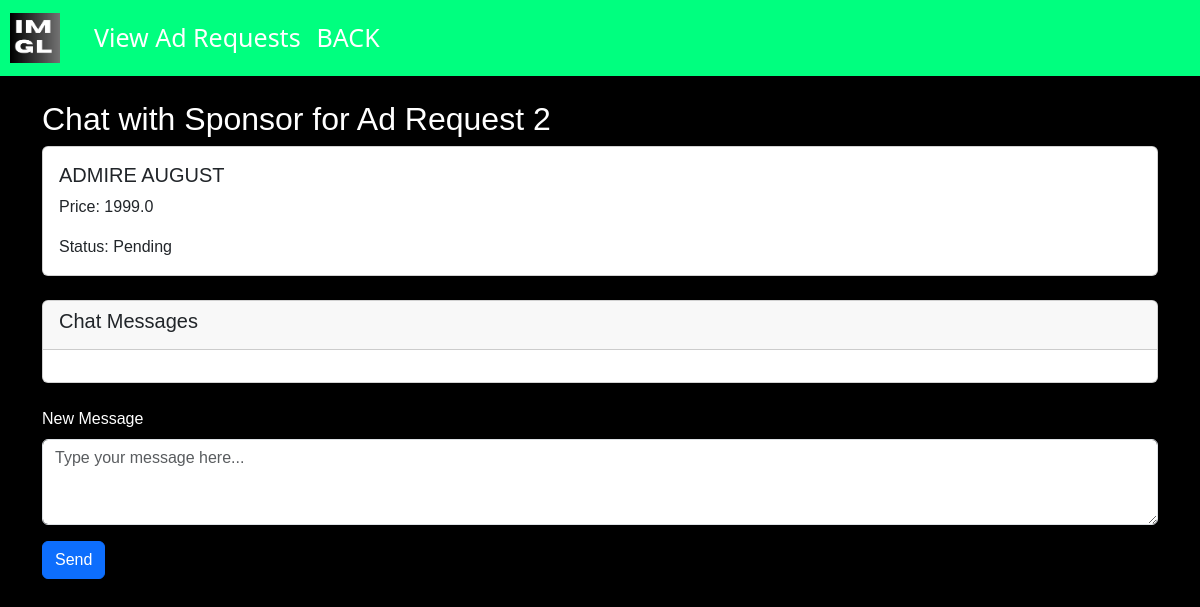
Page /influencer/chat/2 (signed in) on the committed database.
### models.py (models this page shows, shortened)
class AdRequest(db.Model):
    __tablename__ = 'ad_requests'
    id = db.Column(db.Integer, primary_key=True)
    campaign_id = db.Column(db.Integer, db.ForeignKey('ad_campaigns.id'), nullable=False)
    influencer_id = db.Column(db.String(36), db.ForeignKey('influencers.influencer_id'), nullable=False)
    sponcer_id = db.Column(db.Integer, db.ForeignKey('sponcers.id'), nullable=False)
    price = db.Column(db.Float, nullable=False)
    status = db.Column(db.String(20), nullable=False, default='Pending')
    campaign = db.relationship('AdCampaign', backref='ad_requests')
    sponcer = db.relationship('Sponcer', backref='ad_requests')
    influencer = db.relationship('Influencer', backref='ad_requests')

class AdCampaign(db.Model):
    __tablename__ = 'ad_campaigns'
    id = db.Column(db.Integer, primary_key=True)
    sponcer_id = db.Column(db.Integer, db.ForeignKey('sponcers.id'), nullable=False)
    name = db.Column(db.String(120), nullable=False)
    description = db.Column(db.Text, nullable=True)
    start_date = db.Column(db.Date, nullable=False)
    end_date = db.Column(db.Date, nullable=False)
    budget = db.Column(db.Float, nullable=False)
    picture = db.Column(db.String(255), nullable=True)  # Field to store picture URL or filename

### influencer.py (the view, shortened to what this page needs)
@influencer.route('/chat/<int:request_id>', methods=['GET', 'POST'])
def chat(request_id):
    if 'influencer_id' not in session:
        flash('Please log in first', 'danger')
        return redirect(url_for('influencer.ilogin'))
    ad_request = AdRequest.query.get_or_404(request_id)
    chat_messages = ChatMessage.query.filter_by(ad_request_id=request_id).order_by(ChatMessage.timestamp.asc()).all()
    return render_template('chat.html', ad_request=ad_request, chat_messages=chat_messages)

### templates/chat.html (shortened to what this page needs)
<!DOCTYPE html>
<html lang="en">
<head>
    <link href="https://cdn.jsdelivr.net/npm/bootstrap@5.3.3/dist/css/bootstrap.min.css" rel="stylesheet">
    <link rel="stylesheet" href="{{ url_for('static', filename='infbase.css') }}">
</head>
<body>
    <nav class="navbar navbar-expand-lg navbar-light bg-light custom-navbar">
        <a class="navbar-brand" href="{{ url_for('home') }}">
            <img class="navbar-logo" src="{{ url_for('static', filename='logo.png') }}" width="50" height="50" alt="Logo">
        </a>
        <div class="collapse navbar-collapse" id="navbarNav">
            <ul class="navbar-nav">
                <li class="nav-item">
                    <a class="nav-link" href="{{ url_for('influencer.view_ad_requests') }}">View Ad Requests</a>
                </li>
                <li class="nav-item">
                    <a class="nav-link" href="{{ url_for('influencer.dashboard') }}">BACK</a>
                </li>
            </ul>
        </div>
    </nav>
    <div class="container mt-4">
        <h2>Chat with Sponsor for Ad Request {{ ad_request.id }}</h2>
        <div class="card mb-4">
            <div class="card-body">
                <h5 class="card-title">{{ ad_request.campaign.name }}</h5>
                <p class="card-text">Price: {{ ad_request.price }}</p>
                <p class="card-text">Status: {{ ad_request.status }}</p>
            </div>
        </div>
        <div class="card mb-4">
            <div class="card-header">
                <h5 class="card-title">Chat Messages</h5>
            </div>
            <div class="card-body">
            </div>
        </div>
        <form action="{{ url_for('influencer.chat', request_id=ad_request.id) }}" method="post">
            <div class="mb-3">
                <label for="message" class="form-label">New Message</label>
                <textarea class="form-control" id="message" name="message" rows="3" placeholder="Type your message here..." required></textarea>
            </div>
            <button type="submit" class="btn btn-primary">Send</button>
        </form>
    </div>
</body>
</html>

### static/infbase.css (style rules this page uses)
.custom-navbar { background-color: #00FF7F !important; }
.navbar-logo { margin-left: 10px; margin-right: 10px; }
body { background-color: black; background-image: ; color: white; font-family: Verdana, Geneva, Tahoma, sans-serif; background-size: cover; background-repeat: no-repeat; background-position: center center; }
.nav-link { color: white !important; font-size: 25px; font-family: 'Segoe UI', Tahoma, Geneva, Verdana, sans-serif; }

### rows in the picture
AdRequest: id "2", price "1999.0", status "Pending"
AdCampaign: campaign.name "ADMIRE AUGUST"
